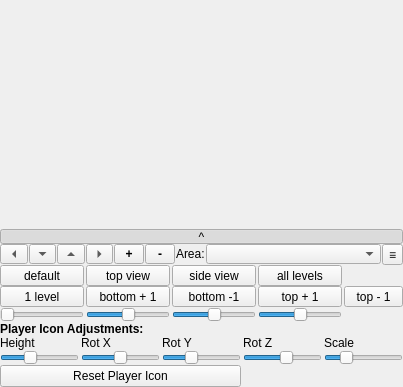
<?xml version="1.0" encoding="UTF-8"?>
<ui version="4.0">
 <class>mapper</class>
 <widget class="QWidget" name="mapper">
  <property name="geometry">
   <rect>
    <x>0</x>
    <y>0</y>
    <width>403</width>
    <height>387</height>
   </rect>
  </property>
  <property name="sizePolicy">
   <sizepolicy hsizetype="Expanding" vsizetype="Expanding">
    <horstretch>0</horstretch>
    <verstretch>0</verstretch>
   </sizepolicy>
  </property>
  <layout class="QVBoxLayout" name="verticalLayout_mapper">
   <property name="spacing">
    <number>0</number>
   </property>
   <property name="leftMargin">
    <number>0</number>
   </property>
   <property name="topMargin">
    <number>0</number>
   </property>
   <property name="rightMargin">
    <number>0</number>
   </property>
   <property name="bottomMargin">
    <number>0</number>
   </property>
   <item>
    <widget class="T2DMap" name="mp2dMap" native="true">
     <property name="sizePolicy">
      <sizepolicy hsizetype="Expanding" vsizetype="Expanding">
       <horstretch>0</horstretch>
       <verstretch>0</verstretch>
      </sizepolicy>
     </property>
    </widget>
   </item>
   <item>
    <widget class="QToolButton" name="toolButton_togglePanel">
     <property name="sizePolicy">
      <sizepolicy hsizetype="Expanding" vsizetype="Fixed">
       <horstretch>0</horstretch>
       <verstretch>0</verstretch>
      </sizepolicy>
     </property>
     <property name="maximumSize">
      <size>
       <width>16777215</width>
       <height>15</height>
      </size>
     </property>
     <property name="text">
      <string>^</string>
     </property>
     <property name="checkable">
      <bool>true</bool>
     </property>
     <property name="checked">
      <bool>true</bool>
     </property>
    </widget>
   </item>
   <item>
    <widget class="QWidget" name="widget_panel" native="true">
     <property name="sizePolicy">
      <sizepolicy hsizetype="Expanding" vsizetype="Fixed">
       <horstretch>0</horstretch>
       <verstretch>0</verstretch>
      </sizepolicy>
     </property>
     <property name="maximumSize">
      <size>
       <width>16777215</width>
       <height>200</height>
      </size>
     </property>
     <property name="autoFillBackground">
      <bool>true</bool>
     </property>
     <layout class="QVBoxLayout" name="verticalLayout_panel">
      <property name="spacing">
       <number>0</number>
      </property>
      <property name="leftMargin">
       <number>0</number>
      </property>
      <property name="topMargin">
       <number>0</number>
      </property>
      <property name="rightMargin">
       <number>0</number>
      </property>
      <property name="bottomMargin">
       <number>0</number>
      </property>
      <item>
       <widget class="QWidget" name="widget_topRow" native="true">
        <property name="sizePolicy">
         <sizepolicy hsizetype="Expanding" vsizetype="Expanding">
          <horstretch>0</horstretch>
          <verstretch>0</verstretch>
         </sizepolicy>
        </property>
        <property name="minimumSize">
         <size>
          <width>0</width>
          <height>0</height>
         </size>
        </property>
        <property name="maximumSize">
         <size>
          <width>16777215</width>
          <height>16777215</height>
         </size>
        </property>
        <layout class="QHBoxLayout" name="horizontalLayout_topRow">
         <property name="spacing">
          <number>1</number>
         </property>
         <property name="leftMargin">
          <number>0</number>
         </property>
         <property name="topMargin">
          <number>0</number>
         </property>
         <property name="rightMargin">
          <number>0</number>
         </property>
         <property name="bottomMargin">
          <number>0</number>
         </property>
         <item>
          <widget class="QWidget" name="widget_panControls" native="true">
           <property name="sizePolicy">
            <sizepolicy hsizetype="Expanding" vsizetype="Fixed">
             <horstretch>0</horstretch>
             <verstretch>0</verstretch>
            </sizepolicy>
           </property>
           <property name="maximumSize">
            <size>
             <width>200</width>
             <height>22</height>
            </size>
           </property>
           <layout class="QHBoxLayout" name="horizontalLayout_panControls">
            <property name="spacing">
             <number>1</number>
            </property>
            <property name="leftMargin">
             <number>0</number>
            </property>
            <property name="topMargin">
             <number>0</number>
            </property>
            <property name="rightMargin">
             <number>0</number>
            </property>
            <property name="bottomMargin">
             <number>0</number>
            </property>
            <item>
             <widget class="QToolButton" name="toolButton_shiftLeft">
              <property name="sizePolicy">
               <sizepolicy hsizetype="Fixed" vsizetype="Fixed">
                <horstretch>0</horstretch>
                <verstretch>0</verstretch>
               </sizepolicy>
              </property>
              <property name="minimumSize">
               <size>
                <width>20</width>
                <height>20</height>
               </size>
              </property>
              <property name="maximumSize">
               <size>
                <width>30</width>
                <height>20</height>
               </size>
              </property>
              <property name="baseSize">
               <size>
                <width>0</width>
                <height>0</height>
               </size>
              </property>
              <property name="text">
               <string />
              </property>
              <property name="autoRepeat">
               <bool>true</bool>
              </property>
              <property name="arrowType">
               <enum>Qt::LeftArrow</enum>
              </property>
             </widget>
            </item>
            <item>
             <widget class="QToolButton" name="toolButton_shiftUp">
              <property name="sizePolicy">
               <sizepolicy hsizetype="Fixed" vsizetype="Fixed">
                <horstretch>0</horstretch>
                <verstretch>0</verstretch>
               </sizepolicy>
              </property>
              <property name="minimumSize">
               <size>
                <width>20</width>
                <height>20</height>
               </size>
              </property>
              <property name="maximumSize">
               <size>
                <width>30</width>
                <height>20</height>
               </size>
              </property>
              <property name="baseSize">
               <size>
                <width>0</width>
                <height>0</height>
               </size>
              </property>
              <property name="text">
               <string />
              </property>
              <property name="autoRepeat">
               <bool>true</bool>
              </property>
              <property name="arrowType">
               <enum>Qt::DownArrow</enum>
              </property>
             </widget>
            </item>
            <item>
             <widget class="QToolButton" name="toolButton_shiftDown">
              <property name="sizePolicy">
               <sizepolicy hsizetype="Fixed" vsizetype="Fixed">
                <horstretch>0</horstretch>
                <verstretch>0</verstretch>
               </sizepolicy>
              </property>
              <property name="minimumSize">
               <size>
                <width>20</width>
                <height>20</height>
               </size>
              </property>
              <property name="maximumSize">
               <size>
                <width>30</width>
                <height>20</height>
               </size>
              </property>
              <property name="baseSize">
               <size>
                <width>0</width>
                <height>0</height>
               </size>
              </property>
              <property name="text">
               <string />
              </property>
              <property name="autoRepeat">
               <bool>true</bool>
              </property>
              <property name="arrowType">
               <enum>Qt::UpArrow</enum>
              </property>
             </widget>
            </item>
            <item>
             <widget class="QToolButton" name="toolButton_shiftRight">
              <property name="sizePolicy">
               <sizepolicy hsizetype="Fixed" vsizetype="Fixed">
                <horstretch>0</horstretch>
                <verstretch>0</verstretch>
               </sizepolicy>
              </property>
              <property name="minimumSize">
               <size>
                <width>25</width>
                <height>20</height>
               </size>
              </property>
              <property name="maximumSize">
               <size>
                <width>30</width>
                <height>20</height>
               </size>
              </property>
              <property name="baseSize">
               <size>
                <width>0</width>
                <height>0</height>
               </size>
              </property>
              <property name="text">
               <string />
              </property>
              <property name="autoRepeat">
               <bool>true</bool>
              </property>
              <property name="arrowType">
               <enum>Qt::RightArrow</enum>
              </property>
             </widget>
            </item>
            <item>
             <widget class="QToolButton" name="toolButton_shiftZup">
              <property name="sizePolicy">
               <sizepolicy hsizetype="Fixed" vsizetype="Fixed">
                <horstretch>25</horstretch>
                <verstretch>20</verstretch>
               </sizepolicy>
              </property>
              <property name="minimumSize">
               <size>
                <width>25</width>
                <height>20</height>
               </size>
              </property>
              <property name="maximumSize">
               <size>
                <width>30</width>
                <height>20</height>
               </size>
              </property>
              <property name="baseSize">
               <size>
                <width>0</width>
                <height>0</height>
               </size>
              </property>
              <property name="font">
               <font>
                <bold>true</bold>
               </font>
              </property>
              <property name="text">
               <string notr="true">+</string>
              </property>
             </widget>
            </item>
            <item>
             <widget class="QToolButton" name="toolButton_shiftZdown">
              <property name="sizePolicy">
               <sizepolicy hsizetype="Fixed" vsizetype="Fixed">
                <horstretch>0</horstretch>
                <verstretch>0</verstretch>
               </sizepolicy>
              </property>
              <property name="minimumSize">
               <size>
                <width>30</width>
                <height>20</height>
               </size>
              </property>
              <property name="maximumSize">
               <size>
                <width>30</width>
                <height>20</height>
               </size>
              </property>
              <property name="baseSize">
               <size>
                <width>0</width>
                <height>0</height>
               </size>
              </property>
              <property name="font">
               <font>
                <bold>true</bold>
               </font>
              </property>
              <property name="text">
               <string notr="true">-</string>
              </property>
             </widget>
            </item>
           </layout>
          </widget>
         </item>
         <item>
          <widget class="QLabel" name="label_area">
           <property name="sizePolicy">
            <sizepolicy hsizetype="Fixed" vsizetype="Fixed">
             <horstretch>0</horstretch>
             <verstretch>0</verstretch>
            </sizepolicy>
           </property>
           <property name="maximumSize">
            <size>
             <width>16777215</width>
             <height>20</height>
            </size>
           </property>
           <property name="text">
            <string>Area:</string>
           </property>
          </widget>
         </item>
         <item>
          <widget class="QComboBox" name="comboBox_showArea">
           <property name="sizePolicy">
            <sizepolicy hsizetype="Expanding" vsizetype="Fixed">
             <horstretch>0</horstretch>
             <verstretch>0</verstretch>
            </sizepolicy>
           </property>
           <property name="maximumSize">
            <size>
             <width>16777215</width>
             <height>20</height>
            </size>
           </property>
           <property name="insertPolicy">
            <enum>QComboBox::InsertAlphabetically</enum>
           </property>
           <property name="modelColumn">
            <number>0</number>
           </property>
          </widget>
         </item>
         <item>
          <widget class="QToolButton" name="toolButton_mapperMenu">
           <property name="sizePolicy">
            <sizepolicy hsizetype="Fixed" vsizetype="Fixed">
             <horstretch>0</horstretch>
             <verstretch>0</verstretch>
            </sizepolicy>
           </property>
           <property name="text">
            <string>≡</string>
           </property>
           <property name="toolTip">
            <string>Mapper display options</string>
           </property>
           <property name="popupMode">
            <enum>QToolButton::InstantPopup</enum>
           </property>
          </widget>
         </item>
        </layout>
       </widget>
      </item>
      <item>
       <widget class="QWidget" name="widget_3DControls" native="true">
        <property name="sizePolicy">
         <sizepolicy hsizetype="Expanding" vsizetype="Fixed">
          <horstretch>0</horstretch>
          <verstretch>0</verstretch>
         </sizepolicy>
        </property>
        <layout class="QGridLayout" name="gridLayout_3DControls">
         <property name="leftMargin">
          <number>0</number>
         </property>
         <property name="topMargin">
          <number>0</number>
         </property>
         <property name="rightMargin">
          <number>0</number>
         </property>
         <property name="bottomMargin">
          <number>0</number>
         </property>
         <property name="horizontalSpacing">
          <number>2</number>
         </property>
         <property name="verticalSpacing">
          <number>0</number>
         </property>
         <item row="0" column="0">
          <widget class="QToolButton" name="pushButton_defaultView">
           <property name="sizePolicy">
            <sizepolicy hsizetype="Expanding" vsizetype="Fixed">
             <horstretch>0</horstretch>
             <verstretch>0</verstretch>
            </sizepolicy>
           </property>
           <property name="maximumSize">
            <size>
             <width>16777215</width>
             <height>16777215</height>
            </size>
           </property>
           <property name="text">
            <string>default</string>
           </property>
          </widget>
         </item>
         <item row="0" column="1">
          <widget class="QToolButton" name="pushButton_topView">
           <property name="sizePolicy">
            <sizepolicy hsizetype="Expanding" vsizetype="Fixed">
             <horstretch>0</horstretch>
             <verstretch>0</verstretch>
            </sizepolicy>
           </property>
           <property name="text">
            <string>top view</string>
           </property>
          </widget>
         </item>
         <item row="0" column="2">
          <widget class="QToolButton" name="pushButton_sideView">
           <property name="sizePolicy">
            <sizepolicy hsizetype="Expanding" vsizetype="Fixed">
             <horstretch>0</horstretch>
             <verstretch>0</verstretch>
            </sizepolicy>
           </property>
           <property name="text">
            <string>side view</string>
           </property>
          </widget>
         </item>
         <item row="0" column="3">
          <widget class="QToolButton" name="pushButton_ortho">
           <property name="sizePolicy">
            <sizepolicy hsizetype="Expanding" vsizetype="Fixed">
             <horstretch>0</horstretch>
             <verstretch>0</verstretch>
            </sizepolicy>
           </property>
           <property name="text">
            <string>all levels</string>
           </property>
          </widget>
         </item>
         <item row="1" column="0">
          <widget class="QToolButton" name="pushButton_singleLevel">
           <property name="sizePolicy">
            <sizepolicy hsizetype="Expanding" vsizetype="Fixed">
             <horstretch>0</horstretch>
             <verstretch>0</verstretch>
            </sizepolicy>
           </property>
           <property name="text">
            <string>1 level</string>
           </property>
          </widget>
         </item>
         <item row="1" column="1">
          <widget class="QToolButton" name="pushButton_increaseBottom">
           <property name="sizePolicy">
            <sizepolicy hsizetype="Expanding" vsizetype="Fixed">
             <horstretch>0</horstretch>
             <verstretch>0</verstretch>
            </sizepolicy>
           </property>
           <property name="text">
            <string>bottom + 1</string>
           </property>
          </widget>
         </item>
         <item row="1" column="2">
          <widget class="QToolButton" name="pushButton_reduceBottom">
           <property name="sizePolicy">
            <sizepolicy hsizetype="Expanding" vsizetype="Fixed">
             <horstretch>0</horstretch>
             <verstretch>0</verstretch>
            </sizepolicy>
           </property>
           <property name="text">
            <string>bottom -1</string>
           </property>
          </widget>
         </item>
         <item row="1" column="3">
          <widget class="QToolButton" name="pushButton_increaseTop">
           <property name="sizePolicy">
            <sizepolicy hsizetype="Expanding" vsizetype="Fixed">
             <horstretch>0</horstretch>
             <verstretch>0</verstretch>
            </sizepolicy>
           </property>
           <property name="text">
            <string>top + 1</string>
           </property>
          </widget>
         </item>
         <item row="1" column="4">
          <widget class="QToolButton" name="pushButton_reduceTop">
           <property name="sizePolicy">
            <sizepolicy hsizetype="Expanding" vsizetype="Fixed">
             <horstretch>0</horstretch>
             <verstretch>0</verstretch>
            </sizepolicy>
           </property>
           <property name="text">
            <string>top - 1</string>
           </property>
          </widget>
         </item>
         <item row="2" column="0">
          <widget class="QSlider" name="slider_scale">
           <property name="maximumSize">
            <size>
             <width>16777215</width>
             <height>25</height>
            </size>
           </property>
           <property name="minimum">
            <number>0</number>
           </property>
           <property name="maximum">
            <number>1000</number>
           </property>
           <property name="pageStep">
            <number>1</number>
           </property>
           <property name="value">
            <number>1</number>
           </property>
           <property name="orientation">
            <enum>Qt::Horizontal</enum>
           </property>
          </widget>
         </item>
         <item row="2" column="1">
          <widget class="QSlider" name="slider_zRot">
           <property name="maximumSize">
            <size>
             <width>16777215</width>
             <height>25</height>
            </size>
           </property>
           <property name="minimum">
            <number>-360</number>
           </property>
           <property name="maximum">
            <number>360</number>
           </property>
           <property name="pageStep">
            <number>1</number>
           </property>
           <property name="value">
            <number>10</number>
           </property>
           <property name="orientation">
            <enum>Qt::Horizontal</enum>
           </property>
          </widget>
         </item>
         <item row="2" column="2">
          <widget class="QSlider" name="slider_yRot">
           <property name="maximumSize">
            <size>
             <width>16777215</width>
             <height>25</height>
            </size>
           </property>
           <property name="minimum">
            <number>-360</number>
           </property>
           <property name="maximum">
            <number>360</number>
           </property>
           <property name="pageStep">
            <number>1</number>
           </property>
           <property name="value">
            <number>5</number>
           </property>
           <property name="orientation">
            <enum>Qt::Horizontal</enum>
           </property>
          </widget>
         </item>
         <item row="2" column="3">
          <widget class="QSlider" name="slider_xRot">
           <property name="maximumSize">
            <size>
             <width>16777215</width>
             <height>25</height>
            </size>
           </property>
           <property name="minimum">
            <number>-100</number>
           </property>
           <property name="maximum">
            <number>100</number>
           </property>
           <property name="pageStep">
            <number>1</number>
           </property>
           <property name="value">
            <number>1</number>
           </property>
           <property name="orientation">
            <enum>Qt::Horizontal</enum>
           </property>
          </widget>
         </item>
        </layout>
       </widget>
      </item>
      <item>
       <widget class="QWidget" name="widget_playerIconControls" native="true">
        <property name="sizePolicy">
         <sizepolicy hsizetype="Expanding" vsizetype="Fixed">
          <horstretch>0</horstretch>
          <verstretch>0</verstretch>
         </sizepolicy>
        </property>
        <layout class="QGridLayout" name="gridLayout_playerIconControls">
         <property name="leftMargin">
          <number>0</number>
         </property>
         <property name="topMargin">
          <number>0</number>
         </property>
         <property name="rightMargin">
          <number>0</number>
         </property>
         <property name="bottomMargin">
          <number>0</number>
         </property>
         <property name="horizontalSpacing">
          <number>2</number>
         </property>
         <property name="verticalSpacing">
          <number>0</number>
         </property>
         <item row="0" column="0" colspan="5">
          <widget class="QLabel" name="label_playerIconTitle">
           <property name="text">
            <string>Player Icon Adjustments:</string>
           </property>
           <property name="styleSheet">
            <string notr="true">QLabel { font-weight: bold; }</string>
           </property>
          </widget>
         </item>
         <item row="1" column="0">
          <widget class="QLabel" name="label_iconHeight">
           <property name="text">
            <string>Height</string>
           </property>
          </widget>
         </item>
         <item row="1" column="1">
          <widget class="QLabel" name="label_iconRotX">
           <property name="text">
            <string>Rot X</string>
           </property>
          </widget>
         </item>
         <item row="1" column="2">
          <widget class="QLabel" name="label_iconRotY">
           <property name="text">
            <string>Rot Y</string>
           </property>
          </widget>
         </item>
         <item row="1" column="3">
          <widget class="QLabel" name="label_iconRotZ">
           <property name="text">
            <string>Rot Z</string>
           </property>
          </widget>
         </item>
         <item row="1" column="4">
          <widget class="QLabel" name="label_iconScale">
           <property name="text">
            <string>Scale</string>
           </property>
          </widget>
         </item>
         <item row="2" column="0">
          <widget class="QSlider" name="slider_playerIconHeight">
           <property name="maximumSize">
            <size>
             <width>16777215</width>
             <height>25</height>
            </size>
           </property>
           <property name="minimum">
            <number>-200</number>
           </property>
           <property name="maximum">
            <number>500</number>
           </property>
           <property name="pageStep">
            <number>10</number>
           </property>
           <property name="value">
            <number>51</number>
           </property>
           <property name="orientation">
            <enum>Qt::Horizontal</enum>
           </property>
           <property name="toolTip">
            <string>Adjust player icon height (-2.0 to +5.0 units)</string>
           </property>
          </widget>
         </item>
         <item row="2" column="1">
          <widget class="QSlider" name="slider_playerIconRotX">
           <property name="maximumSize">
            <size>
             <width>16777215</width>
             <height>25</height>
            </size>
           </property>
           <property name="minimum">
            <number>-180</number>
           </property>
           <property name="maximum">
            <number>180</number>
           </property>
           <property name="pageStep">
            <number>5</number>
           </property>
           <property name="value">
            <number>1</number>
           </property>
           <property name="orientation">
            <enum>Qt::Horizontal</enum>
           </property>
           <property name="toolTip">
            <string>Rotate player icon around X axis (-180° to +180°)</string>
           </property>
          </widget>
         </item>
         <item row="2" column="2">
          <widget class="QSlider" name="slider_playerIconRotY">
           <property name="maximumSize">
            <size>
             <width>16777215</width>
             <height>25</height>
            </size>
           </property>
           <property name="minimum">
            <number>-180</number>
           </property>
           <property name="maximum">
            <number>180</number>
           </property>
           <property name="pageStep">
            <number>5</number>
           </property>
           <property name="value">
            <number>-56</number>
           </property>
           <property name="orientation">
            <enum>Qt::Horizontal</enum>
           </property>
           <property name="toolTip">
            <string>Rotate player icon around Y axis (-180° to +180°)</string>
           </property>
          </widget>
         </item>
         <item row="2" column="3">
          <widget class="QSlider" name="slider_playerIconRotZ">
           <property name="maximumSize">
            <size>
             <width>16777215</width>
             <height>25</height>
            </size>
           </property>
           <property name="minimum">
            <number>-180</number>
           </property>
           <property name="maximum">
            <number>180</number>
           </property>
           <property name="pageStep">
            <number>5</number>
           </property>
           <property name="value">
            <number>20</number>
           </property>
           <property name="orientation">
            <enum>Qt::Horizontal</enum>
           </property>
           <property name="toolTip">
            <string>Rotate player icon around Z axis (-180° to +180°)</string>
           </property>
          </widget>
         </item>
         <item row="2" column="4">
          <widget class="QSlider" name="slider_playerIconScale">
           <property name="maximumSize">
            <size>
             <width>16777215</width>
             <height>25</height>
            </size>
           </property>
           <property name="minimum">
            <number>10</number>
           </property>
           <property name="maximum">
            <number>200</number>
           </property>
           <property name="pageStep">
            <number>5</number>
           </property>
           <property name="value">
            <number>55</number>
           </property>
           <property name="orientation">
            <enum>Qt::Horizontal</enum>
           </property>
           <property name="toolTip">
            <string>Adjust player icon scale (0.001 to 0.02)</string>
           </property>
          </widget>
         </item>
         <item row="3" column="0" colspan="3">
          <widget class="QPushButton" name="pushButton_resetPlayerIcon">
           <property name="text">
            <string>Reset Player Icon</string>
           </property>
           <property name="toolTip">
            <string>Reset player icon adjustments to default values</string>
           </property>
          </widget>
         </item>
        </layout>
       </widget>
      </item>
     </layout>
    </widget>
   </item>
  </layout>
 </widget>
 <customwidgets>
  <customwidget>
   <class>T2DMap</class>
   <extends>QWidget</extends>
   <header location="global">T2DMap.h</header>
   <container>1</container>
  </customwidget>
 </customwidgets>
 <resources/>
 <connections/>
</ui>
